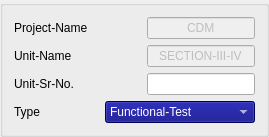
                   <widget class="QGroupBox" name="groupBox_4">
                    <property name="title">
                     <string/>
                    </property>
                    <layout class="QGridLayout" name="gridLayout_9">
                     <item row="0" column="0">
                      <layout class="QVBoxLayout" name="verticalLayout_42">
                       <item>
                        <layout class="QVBoxLayout" name="verticalLayout_43">
                         <item>
                          <layout class="QVBoxLayout" name="verticalLayout_44">
                           <item>
                            <layout class="QHBoxLayout" name="horizontalLayout_46">
                             <item>
                              <widget class="QLabel" name="label_40">
                               <property name="styleSheet">
                                <string notr="true">font: 900 12pt &quot;Times New Roman&quot;;
</string>
                               </property>
                               <property name="text">
                                <string>Project-Name</string>
                               </property>
                              </widget>
                             </item>
                             <item>
                              <spacer name="horizontalSpacer_18">
                               <property name="orientation">
                                <enum>Qt::Horizontal</enum>
                               </property>
                               <property name="sizeHint" stdset="0">
                                <size>
                                 <width>40</width>
                                 <height>20</height>
                                </size>
                               </property>
                              </spacer>
                             </item>
                             <item>
                              <widget class="QLineEdit" name="PDPU_NAME">
                               <property name="enabled">
                                <bool>false</bool>
                               </property>
                               <property name="text">
                                <string>CDM</string>
                               </property>
                               <property name="alignment">
                                <set>Qt::AlignCenter</set>
                               </property>
                              </widget>
                             </item>
                            </layout>
                           </item>
                           <item>
                            <layout class="QHBoxLayout" name="horizontalLayout_47">
                             <item>
                              <widget class="QLabel" name="label_41">
                               <property name="styleSheet">
                                <string notr="true">font: 900 12pt &quot;Times New Roman&quot;;
</string>
                               </property>
                               <property name="text">
                                <string>Unit-Name</string>
                               </property>
                              </widget>
                             </item>
                             <item>
                              <spacer name="horizontalSpacer_21">
                               <property name="orientation">
                                <enum>Qt::Horizontal</enum>
                               </property>
                               <property name="sizeHint" stdset="0">
                                <size>
                                 <width>40</width>
                                 <height>20</height>
                                </size>
                               </property>
                              </spacer>
                             </item>
                             <item>
                              <widget class="QLineEdit" name="PDPU_unit_name">
                               <property name="enabled">
                                <bool>false</bool>
                               </property>
                               <property name="text">
                                <string>SECTION-III-IV</string>
                               </property>
                               <property name="alignment">
                                <set>Qt::AlignCenter</set>
                               </property>
                              </widget>
                             </item>
                            </layout>
                           </item>
                          </layout>
                         </item>
                         <item>
                          <layout class="QVBoxLayout" name="verticalLayout_45">
                           <item>
                            <layout class="QHBoxLayout" name="horizontalLayout_48">
                             <item>
                              <widget class="QLabel" name="label_42">
                               <property name="styleSheet">
                                <string notr="true">font: 900 12pt &quot;Times New Roman&quot;;
</string>
                               </property>
                               <property name="text">
                                <string>Unit-Sr-No.</string>
                               </property>
                              </widget>
                             </item>
                             <item>
                              <spacer name="horizontalSpacer_22">
                               <property name="orientation">
                                <enum>Qt::Horizontal</enum>
                               </property>
                               <property name="sizeHint" stdset="0">
                                <size>
                                 <width>40</width>
                                 <height>20</height>
                                </size>
                               </property>
                              </spacer>
                             </item>
                             <item>
                              <widget class="QLineEdit" name="PDPU_serial">
                               <property name="alignment">
                                <set>Qt::AlignCenter</set>
                               </property>
                              </widget>
                             </item>
                            </layout>
                           </item>
                           <item>
                            <layout class="QHBoxLayout" name="horizontalLayout_49">
                             <item>
                              <widget class="QLabel" name="label_43">
                               <property name="styleSheet">
                                <string notr="true">font: 900 12pt &quot;Times New Roman&quot;;
</string>
                               </property>
                               <property name="text">
                                <string>Type</string>
                               </property>
                              </widget>
                             </item>
                             <item>
                              <widget class="QLabel" name="label_44">
                               <property name="styleSheet">
                                <string notr="true">color: rgb(255, 249, 237, 0)</string>
                               </property>
                               <property name="text">
                                <string>TextLabel</string>
                               </property>
                              </widget>
                             </item>
                             <item>
                              <widget class="QComboBox" name="PDPU_type">
                               <property name="styleSheet">
                                <string notr="true">color: rgb(255, 255, 255);
font: 87 10pt &quot;Arial Black&quot;;
background-color: rgb(0, 0, 127);</string>
                               </property>
                               <item>
                                <property name="text">
                                 <string>Functional-Test</string>
                                </property>
                               </item>
                               <item>
                                <property name="text">
                                 <string>Pre-Random-vibration</string>
                                </property>
                               </item>
                               <item>
                                <property name="text">
                                 <string>High-temprature</string>
                                </property>
                               </item>
                               <item>
                                <property name="text">
                                 <string>Low-Temprature</string>
                                </property>
                               </item>
                               <item>
                                <property name="text">
                                 <string>Thermal-Cycling</string>
                                </property>
                               </item>
                               <item>
                                <property name="text">
                                 <string>Post-random-vibration</string>
                                </property>
                               </item>
                              </widget>
                             </item>
                            </layout>
                           </item>
                          </layout>
                         </item>
                        </layout>
                       </item>
                       <item>
                        <layout class="QHBoxLayout" name="horizontalLayout_50"/>
                       </item>
                      </layout>
                     </item>
                    </layout>
                    <zorder></zorder>
                   </widget>
